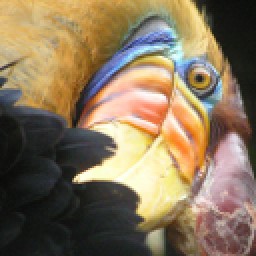
#> input picture ex7-kmeans and PCA/data/bird_small.png, 128 x 128 px (shown 2 times larger)
$ jupyter execute --allow-errors my_ex7.ipynb
#> lines starting #> are read from the running program, lines starting #| are printed output that depends on the picture
## K-means 聚类
应用k-means算法到一个二维数据集，观察工作原理

[cell 1]
from scipy.io import loadmat
import matplotlib.pyplot as plt
import numpy as np

[cell 2]
data=loadmat('data/ex7data2.mat')
#> (reads ex7-kmeans and PCA/data/ex7data2.mat from the repository)
data_X1=data['X'][:,0]
data_X2=data['X'][:,1]

[cell 3]
#可视化
fig,ax=plt.subplots(figsize=(5,5))
ax.scatter(data_X1,data_X2)
ax.set_xlabel('X1')
ax.set_ylabel('X2')
plt.show()
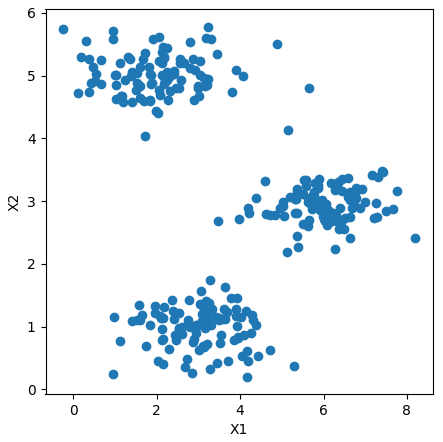
#> figure drawn by matplotlib, 1 panel

定义一个函数，找出数据中每个样本最接近的聚类中心

[cell 4]
def findClosetCentroids(X,centroids):
    m=X.shape[0]
    k=centroids.shape[0]
    cidx=np.zeros(m)

    #遍历每个样本
    for i in range(m):
        min_distance=1000000
        #遍历每个聚类中心
        for j in range(k):
            distance=np.sum((X[i,:]-centroids[j])**2)
            if distance<min_distance:
                min_distance=distance
                cidx[i]=j
    return cidx

[cell 5]
data=data['X']
#假设分成三类，每类的初试聚类中心
initial_centroids=np.array([[3,3],[6,2],[8,5]])

idx=findClosetCentroids(data,initial_centroids)
idx[:3]#返回前三个样本所属的类别索引

[cell 6]
#画一下第一次聚类的效果
import pandas as pd
df=pd.DataFrame(data,columns=['X1','X2'])
df['cidx']=idx
df[:3]

[cell 7]
df_1=df[df['cidx'].isin([0.0])]
df_2=df[df['cidx'].isin([1.0])]
df_3=df[df['cidx'].isin([2.0])]

fig,ax=plt.subplots(figsize=(10,10))
#画初始中心
ax.scatter(initial_centroids[0][0],initial_centroids[0][1],s=100,marker='x',c='r',label='centroid 1')
ax.scatter(initial_centroids[1][0],initial_centroids[1][1],s=100,marker='x',c='g',label='centroid 2')
ax.scatter(initial_centroids[2][0],initial_centroids[2][1],s=100,marker='x',c='b',label='centroid 3')
#画出第一次聚类
ax.scatter(df_1['X1'],df_1['X2'],s=20,marker='o',c='r',label='cluster 1(round first)')
ax.scatter(df_2['X1'],df_2['X2'],s=20,marker='o',c='g',label='cluster 2(round first)')
ax.scatter(df_3['X1'],df_3['X2'],s=20,marker='o',c='b',label='cluster 3(round first)')

ax.legend(loc=4)
plt.show()
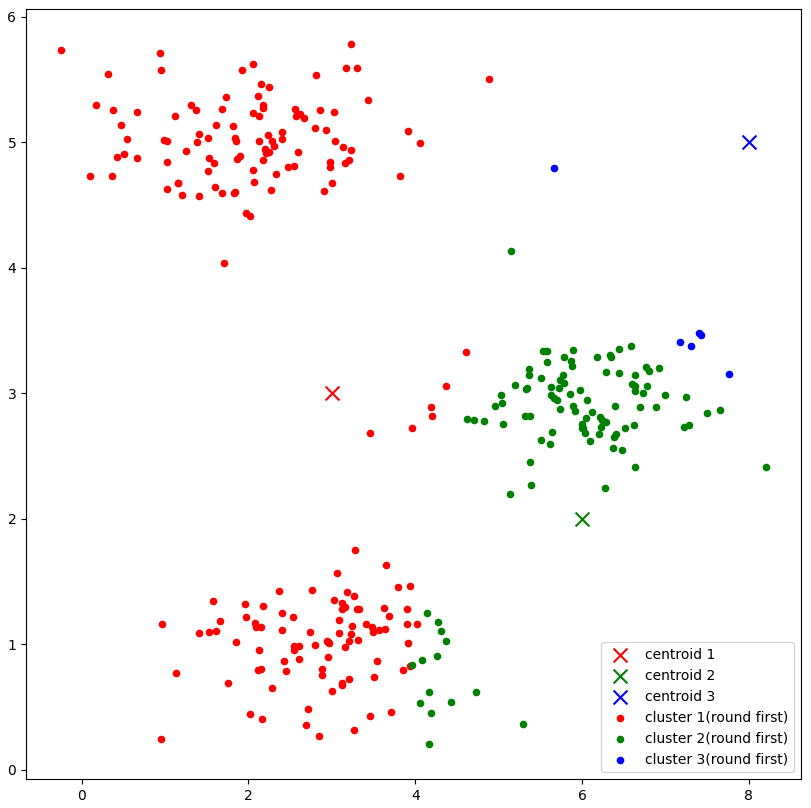
#> figure drawn by matplotlib, 1 panel

定义一个函数，重新计算聚类中心

[cell 8]
def computeCentroids(X,cidx):
    m,n=X.shape
    k=len(np.unique(cidx))
    centroids=np.zeros((k,n))
    for i in range(k):
        indexes=np.where(cidx==i)
        #indexes要索引[0]才能取到列表
        #X本来是[[],[]...]形式的，但是一执行X[indexes,:]后变成了[[[],[]...]]]，所以axis=1
        centroids[i,:]=np.sum(X[indexes,:],axis=1)/len(indexes[0])
    return centroids

[cell 9]
computeCentroids(data,idx)

定义一个函数，执行k-means算法

[cell 10]
def runKMeans(X,initial_centroids,max_iters):
#> called with X = array of shape (300, 2), initial_centroids = array of shape (3, 2), max_iters = 10
    centroids=initial_centroids
    for i in range(max_iters):
        idx=findClosetCentroids(X,centroids)
        centroids=computeCentroids(X,idx)
    return idx,centroids

[cell 11]
idx,centroids=runKMeans(data,initial_centroids,10)

[cell 12]
#继续利用前面的变量df进行可视化
df['cidx']=idx

df_1=df[df['cidx'].isin([0.0])]
df_2=df[df['cidx'].isin([1.0])]
df_3=df[df['cidx'].isin([2.0])]

fig,ax=plt.subplots(figsize=(10,10))
#画初始中心
ax.scatter(centroids[0][0],centroids[0][1],s=100,marker='x',c='r',label='centroid 1')
ax.scatter(centroids[1][0],centroids[1][1],s=100,marker='x',c='g',label='centroid 2')
ax.scatter(centroids[2][0],centroids[2][1],s=100,marker='x',c='b',label='centroid 3')
#画出第一次聚类
ax.scatter(df_1['X1'],df_1['X2'],s=20,marker='o',c='r',label='cluster 1(round tenth)')
ax.scatter(df_2['X1'],df_2['X2'],s=20,marker='o',c='g',label='cluster 2(round tenth)')
ax.scatter(df_3['X1'],df_3['X2'],s=20,marker='o',c='b',label='cluster 3(round tenth)')

ax.legend(loc=4)
plt.show()
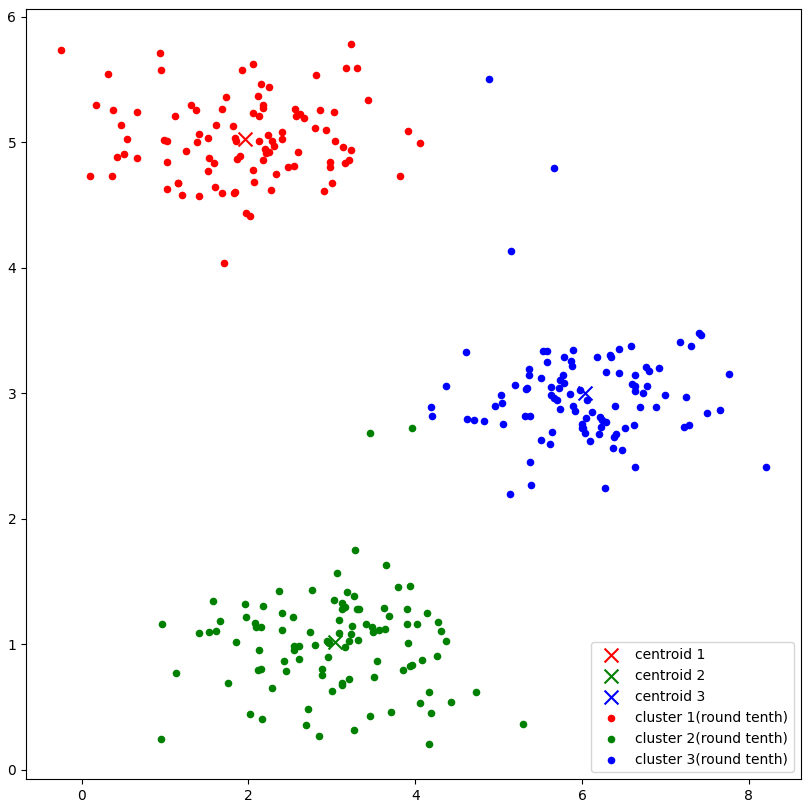
#> figure drawn by matplotlib, 1 panel

还可以做一个改进：随机选择样本作为聚类中心

[cell 13]
#定义一个随机选择样本作为聚类中心的函数
import random
def randInitialCentroids(X,k):
    #random.sample(seq, k)实现从序列或集合seq中随机选取k个独立的的元素
    rand_initial_centroids=np.array(random.sample(list(X),k))
    return rand_initial_centroids

[cell 14]
randInitialCentroids(data,3)

[cell 15]
#随机选择样本作为聚类中心后再执行kmeans算法
initial_centroids=randInitialCentroids(data,3)
idx,centroids=runKMeans(data,initial_centroids,10)

#继续利用前面的变量df进行可视化
df['cidx']=idx

df_1=df[df['cidx'].isin([0.0])]
df_2=df[df['cidx'].isin([1.0])]
df_3=df[df['cidx'].isin([2.0])]

fig,ax=plt.subplots(figsize=(10,10))
#画初始中心
ax.scatter(centroids[0][0],centroids[0][1],s=100,marker='x',c='r',label='centroid 1')
ax.scatter(centroids[1][0],centroids[1][1],s=100,marker='x',c='g',label='centroid 2')
ax.scatter(centroids[2][0],centroids[2][1],s=100,marker='x',c='b',label='centroid 3')
#画出第一次聚类
ax.scatter(df_1['X1'],df_1['X2'],s=20,marker='o',c='r',label='cluster 1(round tenth)')
ax.scatter(df_2['X1'],df_2['X2'],s=20,marker='o',c='g',label='cluster 2(round tenth)')
ax.scatter(df_3['X1'],df_3['X2'],s=20,marker='o',c='b',label='cluster 3(round tenth)')

ax.legend(loc=4)
plt.show()
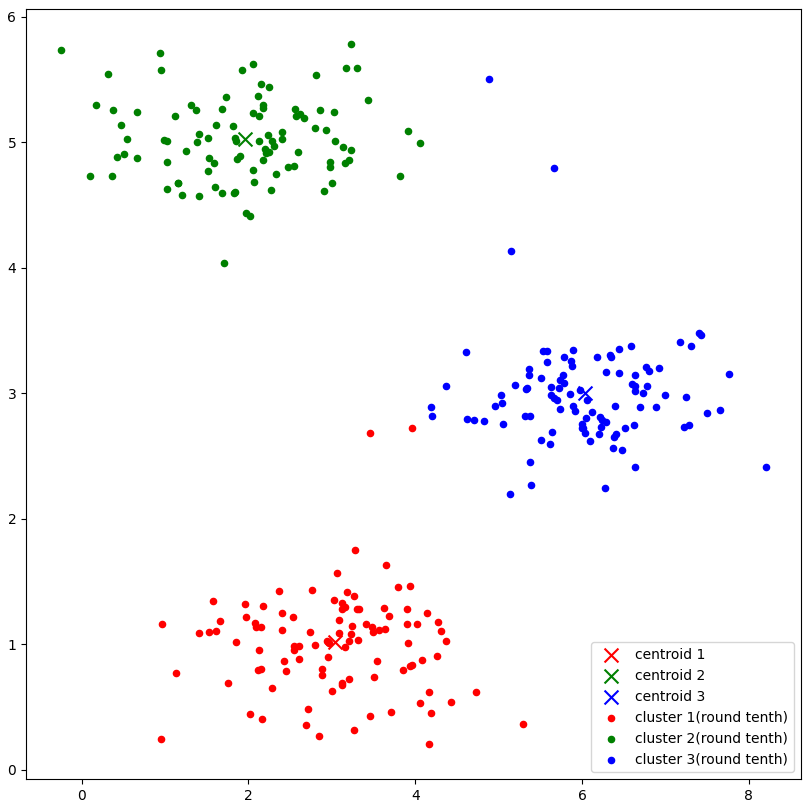
#> figure drawn by matplotlib, 1 panel

使用kmeans算法对图像进行压缩，利用聚类找到最具代表性的少数颜色

[cell 16]
import cv2 as cv
img=cv.imread('data/bird_small.png')#注意img通道是bgr
#> img is the input picture: shape (128, 128, 3); mean B, G, R 91.3, 117.4, 135.4
img=cv.cvtColor(img,cv.COLOR_BGR2RGB)#转换成rgb
plt.imshow(img)#以rgb方式显示图像

[cell 17]
#读取图像数据
img_data=loadmat('data/bird_small.mat')
#> (reads ex7-kmeans and PCA/data/bird_small.mat from the repository)
img_data

[cell 18]
img_data=img_data['A']
img_data.shape

像素128*128，3对应rgb三个通道的像素值

[cell 19]
#归一化预处理
img_data=img_data/255
#转换为二维数组
img_data_rgb=np.reshape(img_data,(img_data.shape[0]*img_data.shape[1],img_data.shape[2]))
img_data_rgb

[cell 20]
#随机选取16个rgb值作为聚类中心
initial_centroids=randInitialCentroids(img_data_rgb,16)
initial_centroids

[cell 21]
idx,centroids=runKMeans(img_data_rgb,initial_centroids,10)

原理大概是，原本图像为128x128x3三通道的rgb图像，我们之前所写的代码处理的数据都是二维数组，因此我们需要把三通道的图像（也就是三维数组）转换为二维数组。元素中的数值分别对应归一化的rgb值。
1. 首先我们需要从这16384个rgb值中随机选择16个作为聚类中心，也就是颜色的代表
2. 随后我们计算每个像素的rgb值到这16个聚类中心的“距离”，于是像素就根据颜色被分成了16类
3. 然后我们计算所分得的每一类rgb的平均值，作为新的聚类中心，也就是新的颜色代表
4. 重复步骤2-3，直到最大迭代次数

[cell 22]
#和参考代码效果是一样的，但是参考代码的写法更高级
img_compress=np.zeros_like(img_data_rgb)
for i in range(len(idx)):
    #归一化的时候除过一次255
    #这里没有乘回去255是因为后续plt.imshow画RGB图的时候，传参是0-1之间的flot和传0-255的int效果是一样的
    img_compress[i]=centroids[int(idx[i])]
img_compress.shape

[cell 23]
img_compress=np.reshape(img_compress,(img_data.shape[0],img_data.shape[1],img_data.shape[2]))
img_compress.shape

[cell 24]
ax1=plt.subplot(1,2,1)
plt.imshow(img)
ax1.set_title('oringinal img')

ax2=plt.subplot(1,2,2)
plt.imshow(img_compress)
ax2.set_title('k-means compressed img')

plt.show()
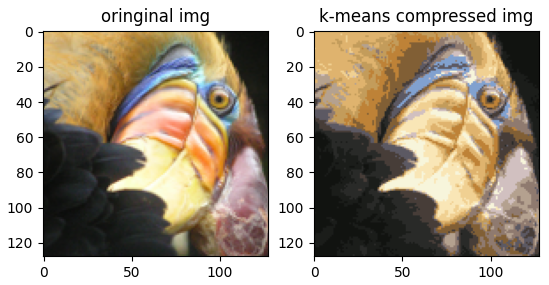
#> figure drawn by matplotlib, 2 panels

尝试用scikit-learn库实现kmeans

[cell 25]
from skimage import io
from sklearn.cluster import KMeans

[cell 26]
img=io.imread('data/bird_small.png')/255
io.imshow(img)
img.shape
#> Out = (128, 128, 3)

[cell 27]
img_data=img.reshape(128*128,3)
img_data.shape
#> Out = (16384, 3)

#> (a cell that did not finish here is left out)

#> (a cell that did not finish here is left out)

#> (a cell that did not finish here is left out)

[cell 31]
img_compress=np.zeros_like(img_data)
for i in range(len(idx)):
    img_compress[i]=centroids[int(idx[i])]
img_compress.shape
#> Out = (16384, 3)

[cell 32]
img_compress=img_compress.reshape(128,128,3)

[cell 33]
ax1=plt.subplot(1,2,1)
plt.imshow(img)
ax1.set_title('oringinal img')

ax2=plt.subplot(1,2,2)
plt.imshow(img_compress)
ax2.set_title('k-means compressed img')

plt.show()

## Principal component analysis（主成分分析）

[cell 34]
data=loadmat('data/ex7data1.mat')
#> (reads ex7-kmeans and PCA/data/ex7data1.mat from the repository)
data

[cell 35]
data=data['X']
print(data.shape)
fig,ax=plt.subplots(figsize=(7,7))
ax.scatter(data[:,0],data[:,1])
plt.show()
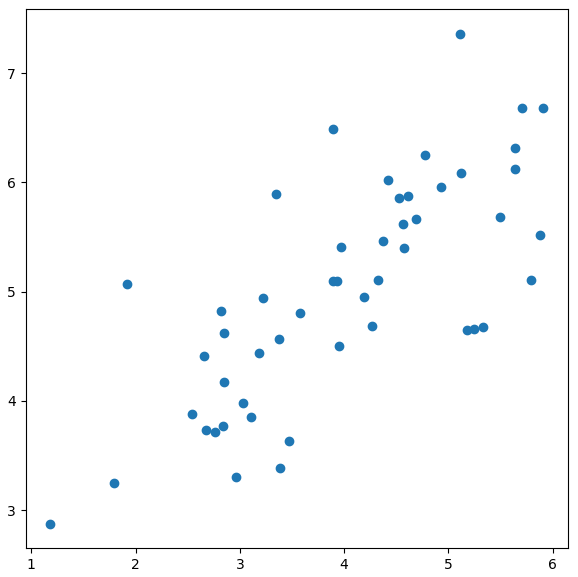
#> figure drawn by matplotlib, 1 panel

**PCA步骤:**
1. 归一化
2. 计算协方差矩阵
3. 计算协方差矩阵的特征向量（可以用奇异值分解求解）

[cell 36]
def pca(X):
    m=X.shape[0]

    #归一化
    #我认为参考代码有问题，标准化应当是针对每一列而非整个矩阵的
    X=(X-X.mean(axis=0))/X.std(axis=0)

    #计算协方差矩阵(n x n)
    X=np.matrix(X)
    cov=(X.T*X)/m

    #利用奇异值分解求解
    U,S,V=np.linalg.svd(cov)

    return U,S,V

[cell 37]
U,S,V=pca(data)
U,S,V

[cell 38]
#把数据投影到低维空间
def projectData(X,U,k):
    U_reduce=U[:,:k]
    Z=X*U_reduce
    return Z

[cell 39]
Z=projectData(data,U,1)
Z

[cell 40]
#数据恢复
def recoverData(Z,U,k):
    U_reduce=U[:,:k]
    X=Z*U_reduce.T
    return X

[cell 41]
data_recover=recoverData(Z,U,1)
data_recover=np.array(data_recover)#matrix对象转换成array对象

fig,ax=plt.subplots(figsize=(7,7))
ax.scatter(data_recover[:,0],data_recover[:,1])
plt.show()
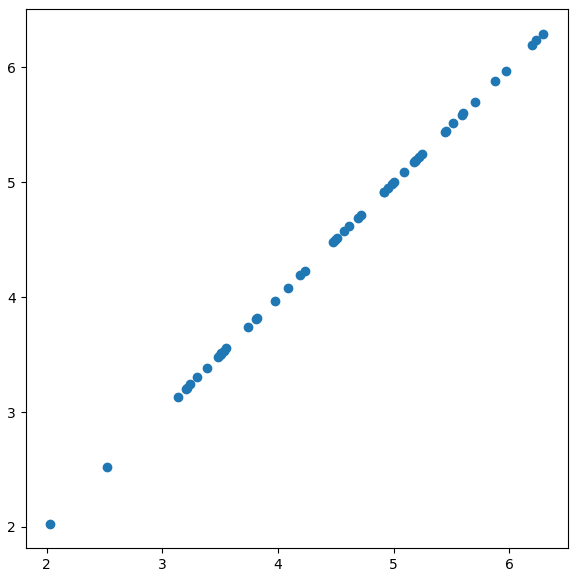
#> figure drawn by matplotlib, 1 panel
